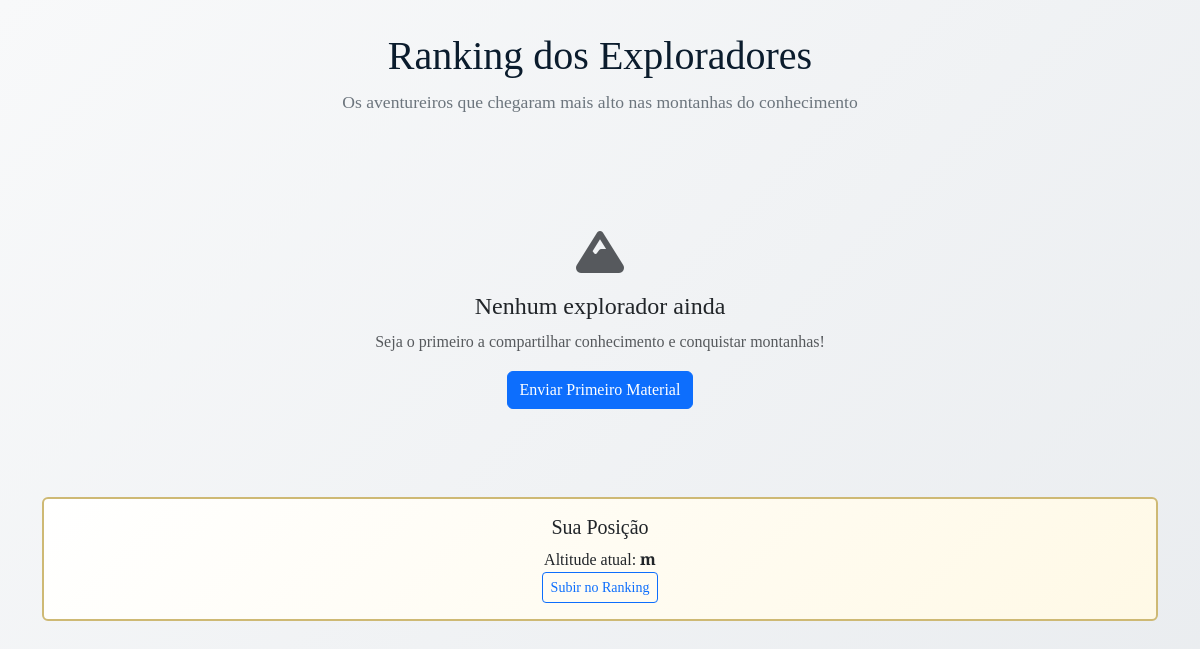
The page /ranking/ (signed in) on the database as committed earlier.
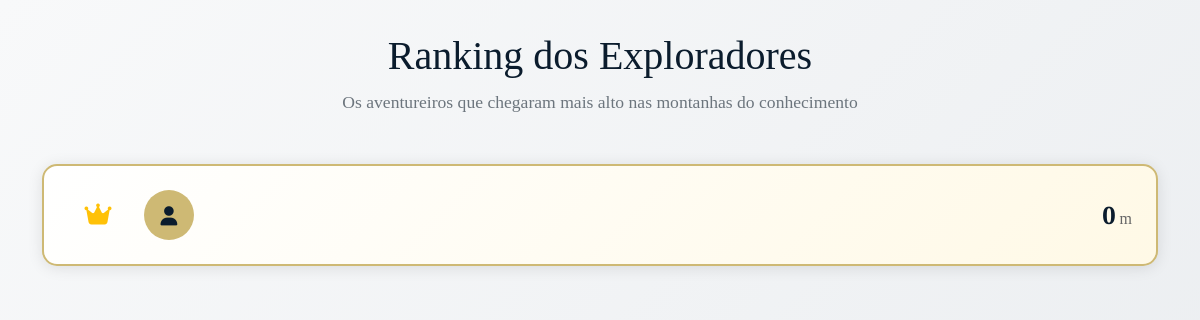
The same page on the database as committed later.
### materials/models.py (models this page shows, shortened)
class UserProfile(models.Model):
    user = models.OneToOneField(User, on_delete=models.CASCADE, related_name='profile')
    curso = models.CharField(max_length=100, verbose_name="Curso")
    altitude_total = models.IntegerField(default=0, verbose_name="Altitude Total")
    montanha_atual = models.ForeignKey(
        MountainLevel,
        on_delete=models.SET_NULL,
        null=True,
        blank=True,
        verbose_name="Montanha Atual"
    )
    montanhas_conquistadas = models.ManyToManyField(
        MountainLevel,
        through='MountainAchievement',
        related_name='conquistadores',
        verbose_name="Montanhas Conquistadas"
    )
    created_at = models.DateTimeField(auto_now_add=True)
    updated_at = models.DateTimeField(auto_now=True)
    class Meta:
        verbose_name = "Perfil do Usuário"
        verbose_name_plural = "Perfis dos Usuários"

### materials/views.py (the view)
# urls.py: path('ranking/', views.ranking_usuarios, name='ranking_usuarios'),
def ranking_usuarios(request):
    usuarios = UserProfile.objects.select_related('user', 'montanha_atual').order_by('-altitude_total')[:20]
    context = {
        'usuarios': usuarios,
    }
    return render(request, 'materials/ranking.html', context)

### templates/materials/ranking.html (shortened to what this page needs)
{% extends 'base.html' %}
{% load static %}
{% block body_class %}ranking-body{% endblock %}
{% block content %}
<div class="ranking-container">
    <div class="container">
        <div class="ranking-header text-center mb-5">
            <h1 class="ranking-title">Ranking dos Exploradores</h1>
            <p class="ranking-subtitle">Os aventureiros que chegaram mais alto nas montanhas do conhecimento</p>
        </div>
        <div class="ranking-list">
            {% for profile in usuarios %}
                <div class="ranking-item {% if forloop.counter <= 3 %}podium-{{ forloop.counter }}{% endif %}">
                    <div class="position">
                        {% if forloop.counter == 1 %}
                            <i class="fas fa-crown text-warning"></i>
                        {% elif forloop.counter == 2 %}
                            <i class="fas fa-medal text-secondary"></i>
                        {% elif forloop.counter == 3 %}
                            <i class="fas fa-award text-warning"></i>
                        {% else %}
                            <span class="position-number">{{ forloop.counter }}</span>
                        {% endif %}
                    </div>
                    <div class="user-info">
                        <div class="user-avatar">
                            <i class="fas fa-user"></i>
                        </div>
                    </div>
                    <div class="altitude-display">
                        <span class="altitude-number">{{ profile.altitude_total }}</span>
                        <span class="altitude-unit">m</span>
                    </div>
                </div>
            {% empty %}
                <div class="empty-ranking text-center">
                    <i class="fas fa-mountain fa-3x text-muted mb-3"></i>
                    <h4>Nenhum explorador ainda</h4>
                    <p class="text-muted">Seja o primeiro a compartilhar conhecimento e conquistar montanhas!</p>
                    {% if user.is_authenticated %}
                        <a href="{% url 'upload_material' %}" class="btn btn-primary">Enviar Primeiro Material</a>
                    {% endif %}
                </div>
            {% endfor %}
        </div>
        {% if user.is_authenticated and user.profile not in usuarios %}
            <div class="user-position mt-4">
                <div class="card">
                    <div class="card-body text-center">
                        <h5>Sua Posição</h5>
                        <p class="mb-0">Altitude atual: <strong>{{ user.profile.altitude_total }}m</strong></p>
                        <a href="{% url 'upload_material' %}" class="btn btn-outline-primary btn-sm">
                            Subir no Ranking
                        </a>
                    </div>
                </div>
            </div>
        {% endif %}
    </div>
</div>
{% endblock %}

Rows that differ between the two databases and show on the page:
added UserProfile: altitude_total "0"
Other text that changed with them:
text no longer shown: "Nenhum explorador ainda Seja o primeiro a compartilhar conhecimento e conquistar montanhas! Enviar Primeiro Material Sua Posição Altitude atual: m Subir no Ranking"
